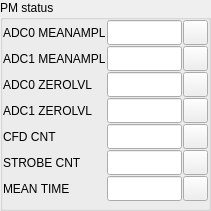
   <widget class="QGroupBox" name="PMstatus">
    <property name="geometry">
     <rect>
      <x>410</x>
      <y>350</y>
      <width>211</width>
      <height>211</height>
     </rect>
    </property>
    <property name="styleSheet">
     <string notr="true"/>
    </property>
    <property name="title">
     <string>PM status</string>
    </property>
    <layout class="QGridLayout" name="gridLayout_5">
     <property name="sizeConstraint">
      <enum>QLayout::SetDefaultConstraint</enum>
     </property>
     <property name="leftMargin">
      <number>0</number>
     </property>
     <property name="topMargin">
      <number>0</number>
     </property>
     <property name="rightMargin">
      <number>0</number>
     </property>
     <property name="bottomMargin">
      <number>0</number>
     </property>
     <property name="spacing">
      <number>1</number>
     </property>
     <item row="0" column="0">
      <widget class="QLabel" name="ADC0_MEANAMPL">
       <property name="minimumSize">
        <size>
         <width>0</width>
         <height>25</height>
        </size>
       </property>
       <property name="maximumSize">
        <size>
         <width>16777215</width>
         <height>25</height>
        </size>
       </property>
       <property name="toolTip">
        <string>&lt;html&gt;&lt;head/&gt;&lt;body&gt;&lt;p&gt;&lt;span style=&quot; color:#000000;&quot;&gt;Mean amplitude for n last hits&lt;/span&gt;&lt;/p&gt;&lt;/body&gt;&lt;/html&gt;</string>
       </property>
       <property name="whatsThis">
        <string>&lt;html&gt;&lt;head/&gt;&lt;body&gt;&lt;p&gt;flkjghkjsdhgk;&lt;/p&gt;&lt;p&gt;&lt;br/&gt;&lt;/p&gt;&lt;/body&gt;&lt;/html&gt;</string>
       </property>
       <property name="styleSheet">
        <string notr="true"/>
       </property>
       <property name="text">
        <string>ADC0 MEANAMPL</string>
       </property>
      </widget>
     </item>
     <item row="0" column="1">
      <widget class="QLineEdit" name="lineEdit_ADC0_MEANAMPL">
       <property name="minimumSize">
        <size>
         <width>0</width>
         <height>25</height>
        </size>
       </property>
       <property name="maximumSize">
        <size>
         <width>16777215</width>
         <height>25</height>
        </size>
       </property>
       <property name="styleSheet">
        <string notr="true"/>
       </property>
       <property name="readOnly">
        <bool>true</bool>
       </property>
       <property name="clearButtonEnabled">
        <bool>true</bool>
       </property>
      </widget>
     </item>
     <item row="0" column="2">
      <widget class="QPushButton" name="VIEW_ADC0_Meanampl">
       <property name="minimumSize">
        <size>
         <width>25</width>
         <height>25</height>
        </size>
       </property>
       <property name="maximumSize">
        <size>
         <width>25</width>
         <height>25</height>
        </size>
       </property>
       <property name="sizeIncrement">
        <size>
         <width>25</width>
         <height>25</height>
        </size>
       </property>
       <property name="cursor">
        <cursorShape>PointingHandCursor</cursorShape>
       </property>
       <property name="toolTip">
        <string>&lt;html&gt;&lt;head/&gt;&lt;body&gt;&lt;p&gt;Status&lt;/p&gt;&lt;/body&gt;&lt;/html&gt;</string>
       </property>
       <property name="styleSheet">
        <string notr="true"/>
       </property>
       <property name="text">
        <string/>
       </property>
       <property name="icon">
        <iconset resource="skins.qrc">
         <normaloff>:/skins/eyeball-icon-png-3.png</normaloff>:/skins/eyeball-icon-png-3.png</iconset>
       </property>
       <property name="iconSize">
        <size>
         <width>21</width>
         <height>21</height>
        </size>
       </property>
      </widget>
     </item>
     <item row="1" column="0">
      <widget class="QLabel" name="ADC1_MEANAMPL">
       <property name="minimumSize">
        <size>
         <width>0</width>
         <height>25</height>
        </size>
       </property>
       <property name="maximumSize">
        <size>
         <width>16777215</width>
         <height>25</height>
        </size>
       </property>
       <property name="toolTip">
        <string>&lt;html&gt;&lt;head/&gt;&lt;body&gt;&lt;p&gt;&lt;span style=&quot; color:#000000;&quot;&gt;Mean amplitude for n last hits&lt;/span&gt;&lt;br/&gt;&lt;/p&gt;&lt;/body&gt;&lt;/html&gt;</string>
       </property>
       <property name="styleSheet">
        <string notr="true"/>
       </property>
       <property name="text">
        <string>ADC1 MEANAMPL</string>
       </property>
      </widget>
     </item>
     <item row="1" column="1">
      <widget class="QLineEdit" name="lineEdit_ADC1_MEANAMPL">
       <property name="minimumSize">
        <size>
         <width>0</width>
         <height>25</height>
        </size>
       </property>
       <property name="maximumSize">
        <size>
         <width>16777215</width>
         <height>25</height>
        </size>
       </property>
       <property name="styleSheet">
        <string notr="true"/>
       </property>
       <property name="readOnly">
        <bool>true</bool>
       </property>
       <property name="clearButtonEnabled">
        <bool>true</bool>
       </property>
      </widget>
     </item>
     <item row="1" column="2">
      <widget class="QPushButton" name="VIEW_ADC1_Mean">
       <property name="minimumSize">
        <size>
         <width>25</width>
         <height>25</height>
        </size>
       </property>
       <property name="maximumSize">
        <size>
         <width>25</width>
         <height>25</height>
        </size>
       </property>
       <property name="sizeIncrement">
        <size>
         <width>25</width>
         <height>25</height>
        </size>
       </property>
       <property name="cursor">
        <cursorShape>PointingHandCursor</cursorShape>
       </property>
       <property name="toolTip">
        <string>&lt;html&gt;&lt;head/&gt;&lt;body&gt;&lt;p&gt;Status&lt;/p&gt;&lt;/body&gt;&lt;/html&gt;</string>
       </property>
       <property name="styleSheet">
        <string notr="true"/>
       </property>
       <property name="text">
        <string/>
       </property>
       <property name="icon">
        <iconset resource="skins.qrc">
         <normaloff>:/skins/eyeball-icon-png-3.png</normaloff>:/skins/eyeball-icon-png-3.png</iconset>
       </property>
       <property name="iconSize">
        <size>
         <width>21</width>
         <height>21</height>
        </size>
       </property>
      </widget>
     </item>
     <item row="2" column="0">
      <widget class="QLabel" name="ADC0_ZERO_LVL">
       <property name="minimumSize">
        <size>
         <width>0</width>
         <height>25</height>
        </size>
       </property>
       <property name="maximumSize">
        <size>
         <width>16777215</width>
         <height>25</height>
        </size>
       </property>
       <property name="toolTip">
        <string>&lt;html&gt;&lt;head/&gt;&lt;body&gt;&lt;p&gt;Measured by command: forced amplitude with gate off&lt;/p&gt;&lt;/body&gt;&lt;/html&gt;</string>
       </property>
       <property name="styleSheet">
        <string notr="true"/>
       </property>
       <property name="text">
        <string>ADC0 ZEROLVL</string>
       </property>
      </widget>
     </item>
     <item row="2" column="1">
      <widget class="QLineEdit" name="lineEdit_ADC_ZERO_LVL">
       <property name="minimumSize">
        <size>
         <width>0</width>
         <height>25</height>
        </size>
       </property>
       <property name="maximumSize">
        <size>
         <width>16777215</width>
         <height>25</height>
        </size>
       </property>
       <property name="styleSheet">
        <string notr="true"/>
       </property>
       <property name="readOnly">
        <bool>true</bool>
       </property>
       <property name="clearButtonEnabled">
        <bool>true</bool>
       </property>
      </widget>
     </item>
     <item row="2" column="2">
      <widget class="QPushButton" name="VIEW_ADC0_Zerolvl">
       <property name="minimumSize">
        <size>
         <width>25</width>
         <height>25</height>
        </size>
       </property>
       <property name="maximumSize">
        <size>
         <width>25</width>
         <height>25</height>
        </size>
       </property>
       <property name="sizeIncrement">
        <size>
         <width>25</width>
         <height>25</height>
        </size>
       </property>
       <property name="cursor">
        <cursorShape>PointingHandCursor</cursorShape>
       </property>
       <property name="toolTip">
        <string>&lt;html&gt;&lt;head/&gt;&lt;body&gt;&lt;p&gt;Status&lt;/p&gt;&lt;/body&gt;&lt;/html&gt;</string>
       </property>
       <property name="styleSheet">
        <string notr="true"/>
       </property>
       <property name="text">
        <string/>
       </property>
       <property name="icon">
        <iconset resource="skins.qrc">
         <normaloff>:/skins/eyeball-icon-png-3.png</normaloff>:/skins/eyeball-icon-png-3.png</iconset>
       </property>
       <property name="iconSize">
        <size>
         <width>21</width>
         <height>21</height>
        </size>
       </property>
      </widget>
     </item>
     <item row="3" column="0">
      <widget class="QLabel" name="ADC1_ZERO_LVL">
       <property name="minimumSize">
        <size>
         <width>0</width>
         <height>25</height>
        </size>
       </property>
       <property name="maximumSize">
        <size>
         <width>16777215</width>
         <height>25</height>
        </size>
       </property>
       <property name="toolTip">
        <string>&lt;html&gt;&lt;head/&gt;&lt;body&gt;&lt;p&gt;Measured by command: forced amplitude with gate off&lt;/p&gt;&lt;/body&gt;&lt;/html&gt;</string>
       </property>
       <property name="styleSheet">
        <string notr="true"/>
       </property>
       <property name="text">
        <string>ADC1 ZEROLVL</string>
       </property>
      </widget>
     </item>
     <item row="3" column="1">
      <widget class="QLineEdit" name="lineEdit_ADC1_ZERO_LVL">
       <property name="minimumSize">
        <size>
         <width>0</width>
         <height>25</height>
        </size>
       </property>
       <property name="maximumSize">
        <size>
         <width>16777215</width>
         <height>25</height>
        </size>
       </property>
       <property name="styleSheet">
        <string notr="true"/>
       </property>
       <property name="readOnly">
        <bool>true</bool>
       </property>
       <property name="clearButtonEnabled">
        <bool>true</bool>
       </property>
      </widget>
     </item>
     <item row="3" column="2">
      <widget class="QPushButton" name="VIEW_ADC1_zerolvl">
       <property name="enabled">
        <bool>true</bool>
       </property>
       <property name="minimumSize">
        <size>
         <width>25</width>
         <height>25</height>
        </size>
       </property>
       <property name="maximumSize">
        <size>
         <width>25</width>
         <height>25</height>
        </size>
       </property>
       <property name="sizeIncrement">
        <size>
         <width>25</width>
         <height>25</height>
        </size>
       </property>
       <property name="cursor">
        <cursorShape>PointingHandCursor</cursorShape>
       </property>
       <property name="toolTip">
        <string>&lt;html&gt;&lt;head/&gt;&lt;body&gt;&lt;p&gt;Status&lt;/p&gt;&lt;/body&gt;&lt;/html&gt;</string>
       </property>
       <property name="styleSheet">
        <string notr="true"/>
       </property>
       <property name="text">
        <string/>
       </property>
       <property name="icon">
        <iconset resource="skins.qrc">
         <normaloff>:/skins/eyeball-icon-png-3.png</normaloff>:/skins/eyeball-icon-png-3.png</iconset>
       </property>
       <property name="iconSize">
        <size>
         <width>21</width>
         <height>21</height>
        </size>
       </property>
      </widget>
     </item>
     <item row="4" column="0">
      <widget class="QLabel" name="CFD_CNT">
       <property name="minimumSize">
        <size>
         <width>0</width>
         <height>25</height>
        </size>
       </property>
       <property name="maximumSize">
        <size>
         <width>16777215</width>
         <height>25</height>
        </size>
       </property>
       <property name="toolTip">
        <string>&lt;html&gt;&lt;head/&gt;&lt;body&gt;&lt;p&gt;Average rate of cfd output&lt;/p&gt;&lt;/body&gt;&lt;/html&gt;</string>
       </property>
       <property name="styleSheet">
        <string notr="true"/>
       </property>
       <property name="text">
        <string>CFD CNT</string>
       </property>
      </widget>
     </item>
     <item row="4" column="1">
      <widget class="QLineEdit" name="lineEdit_CFD_CNT">
       <property name="minimumSize">
        <size>
         <width>0</width>
         <height>25</height>
        </size>
       </property>
       <property name="maximumSize">
        <size>
         <width>16777215</width>
         <height>25</height>
        </size>
       </property>
       <property name="styleSheet">
        <string notr="true"/>
       </property>
       <property name="readOnly">
        <bool>true</bool>
       </property>
       <property name="clearButtonEnabled">
        <bool>true</bool>
       </property>
      </widget>
     </item>
     <item row="4" column="2">
      <widget class="QPushButton" name="VIEW_cfd_cnt">
       <property name="minimumSize">
        <size>
         <width>25</width>
         <height>25</height>
        </size>
       </property>
       <property name="maximumSize">
        <size>
         <width>25</width>
         <height>25</height>
        </size>
       </property>
       <property name="sizeIncrement">
        <size>
         <width>25</width>
         <height>25</height>
        </size>
       </property>
       <property name="cursor">
        <cursorShape>PointingHandCursor</cursorShape>
       </property>
       <property name="toolTip">
        <string>&lt;html&gt;&lt;head/&gt;&lt;body&gt;&lt;p&gt;Status&lt;/p&gt;&lt;/body&gt;&lt;/html&gt;</string>
       </property>
       <property name="styleSheet">
        <string notr="true"/>
       </property>
       <property name="text">
        <string/>
       </property>
       <property name="icon">
        <iconset resource="skins.qrc">
         <normaloff>:/skins/eyeball-icon-png-3.png</normaloff>:/skins/eyeball-icon-png-3.png</iconset>
       </property>
       <property name="iconSize">
        <size>
         <width>21</width>
         <height>21</height>
        </size>
       </property>
      </widget>
     </item>
     <item row="5" column="0">
      <widget class="QLabel" name="STROBE_CNT">
       <property name="minimumSize">
        <size>
         <width>0</width>
         <height>25</height>
        </size>
       </property>
       <property name="maximumSize">
        <size>
         <width>16777215</width>
         <height>25</height>
        </size>
       </property>
       <property name="toolTip">
        <string>&lt;html&gt;&lt;head&gt;&lt;body&gt;&lt;p&gt;Average rate of sfd gate output&lt;/p&gt;&lt;/body&gt;&lt;/head&gt;&lt;/html&gt;</string>
       </property>
       <property name="styleSheet">
        <string notr="true"/>
       </property>
       <property name="text">
        <string>STROBE CNT</string>
       </property>
      </widget>
     </item>
     <item row="5" column="1">
      <widget class="QLineEdit" name="lineEdit_STROBE_CNT">
       <property name="minimumSize">
        <size>
         <width>0</width>
         <height>25</height>
        </size>
       </property>
       <property name="maximumSize">
        <size>
         <width>16777215</width>
         <height>25</height>
        </size>
       </property>
       <property name="styleSheet">
        <string notr="true"/>
       </property>
       <property name="readOnly">
        <bool>true</bool>
       </property>
       <property name="clearButtonEnabled">
        <bool>true</bool>
       </property>
      </widget>
     </item>
     <item row="5" column="2">
      <widget class="QPushButton" name="VIEW_Strobe_cnt">
       <property name="minimumSize">
        <size>
         <width>25</width>
         <height>25</height>
        </size>
       </property>
       <property name="maximumSize">
        <size>
         <width>25</width>
         <height>25</height>
        </size>
       </property>
       <property name="sizeIncrement">
        <size>
         <width>25</width>
         <height>25</height>
        </size>
       </property>
       <property name="cursor">
        <cursorShape>PointingHandCursor</cursorShape>
       </property>
       <property name="toolTip">
        <string>&lt;html&gt;&lt;head/&gt;&lt;body&gt;&lt;p&gt;Status&lt;/p&gt;&lt;/body&gt;&lt;/html&gt;</string>
       </property>
       <property name="styleSheet">
        <string notr="true"/>
       </property>
       <property name="text">
        <string/>
       </property>
       <property name="icon">
        <iconset resource="skins.qrc">
         <normaloff>:/skins/eyeball-icon-png-3.png</normaloff>:/skins/eyeball-icon-png-3.png</iconset>
       </property>
       <property name="iconSize">
        <size>
         <width>21</width>
         <height>21</height>
        </size>
       </property>
      </widget>
     </item>
     <item row="6" column="1">
      <widget class="QLineEdit" name="lineEdit_MEAN_TIME">
       <property name="minimumSize">
        <size>
         <width>0</width>
         <height>25</height>
        </size>
       </property>
       <property name="maximumSize">
        <size>
         <width>16777215</width>
         <height>25</height>
        </size>
       </property>
       <property name="styleSheet">
        <string notr="true"/>
       </property>
       <property name="readOnly">
        <bool>true</bool>
       </property>
       <property name="clearButtonEnabled">
        <bool>true</bool>
       </property>
      </widget>
     </item>
     <item row="6" column="0">
      <widget class="QLabel" name="MEAN_TIME">
       <property name="minimumSize">
        <size>
         <width>0</width>
         <height>25</height>
        </size>
       </property>
       <property name="maximumSize">
        <size>
         <width>16777215</width>
         <height>25</height>
        </size>
       </property>
       <property name="toolTip">
        <string>&lt;html&gt;&lt;head/&gt;&lt;body&gt;&lt;p&gt;Mean time for channel TDC&lt;/p&gt;&lt;/body&gt;&lt;/html&gt;</string>
       </property>
       <property name="styleSheet">
        <string notr="true"/>
       </property>
       <property name="text">
        <string>MEAN TIME</string>
       </property>
      </widget>
     </item>
     <item row="6" column="2">
      <widget class="QPushButton" name="VIEW_mean_time">
       <property name="minimumSize">
        <size>
         <width>25</width>
         <height>25</height>
        </size>
       </property>
       <property name="maximumSize">
        <size>
         <width>25</width>
         <height>25</height>
        </size>
       </property>
       <property name="sizeIncrement">
        <size>
         <width>25</width>
         <height>25</height>
        </size>
       </property>
       <property name="cursor">
        <cursorShape>PointingHandCursor</cursorShape>
       </property>
       <property name="toolTip">
        <string>&lt;html&gt;&lt;head/&gt;&lt;body&gt;&lt;p&gt;Status&lt;/p&gt;&lt;/body&gt;&lt;/html&gt;</string>
       </property>
       <property name="styleSheet">
        <string notr="true"/>
       </property>
       <property name="text">
        <string/>
       </property>
       <property name="icon">
        <iconset resource="skins.qrc">
         <normaloff>:/skins/eyeball-icon-png-3.png</normaloff>:/skins/eyeball-icon-png-3.png</iconset>
       </property>
       <property name="iconSize">
        <size>
         <width>21</width>
         <height>21</height>
        </size>
       </property>
      </widget>
     </item>
    </layout>
   </widget>
